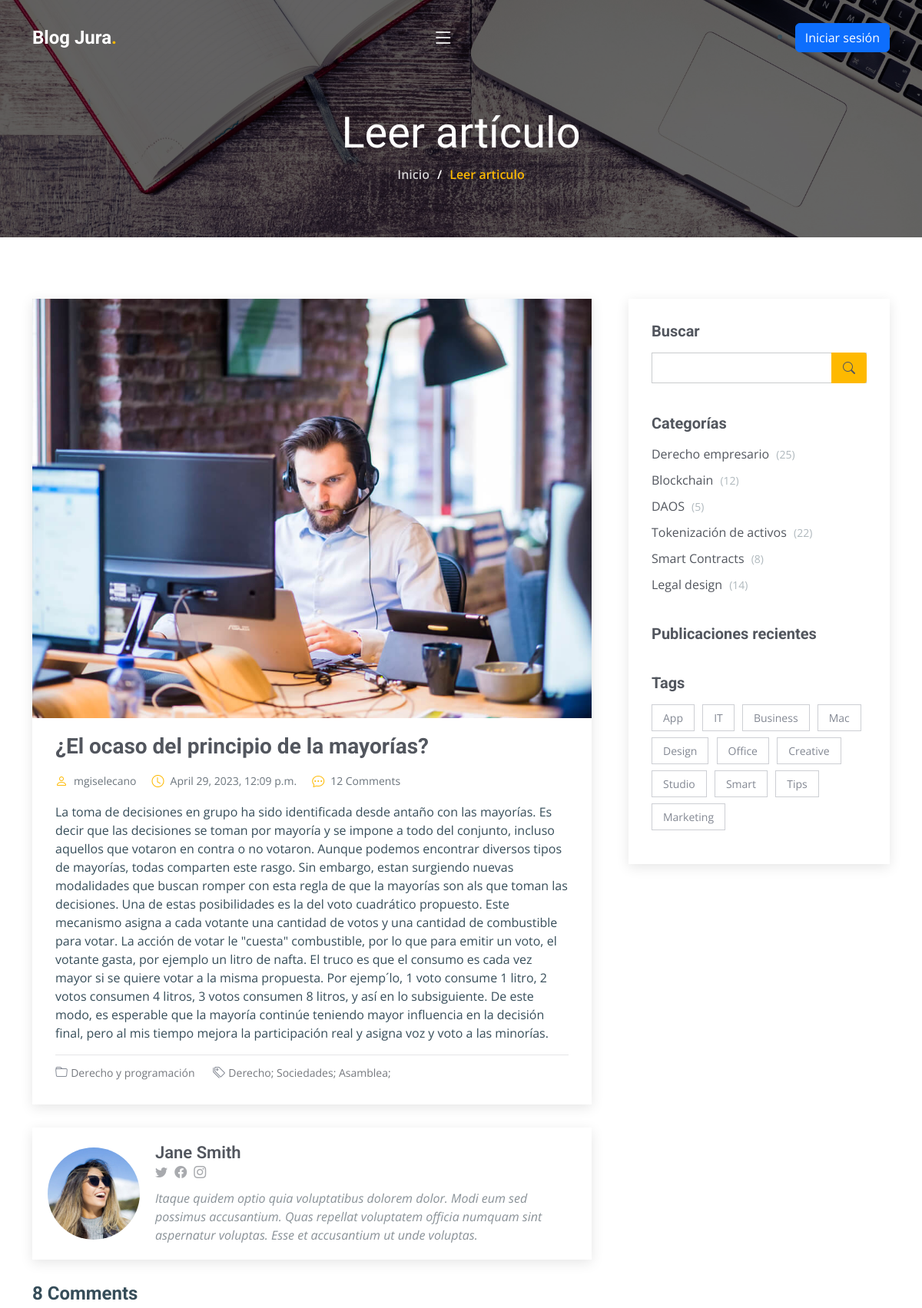
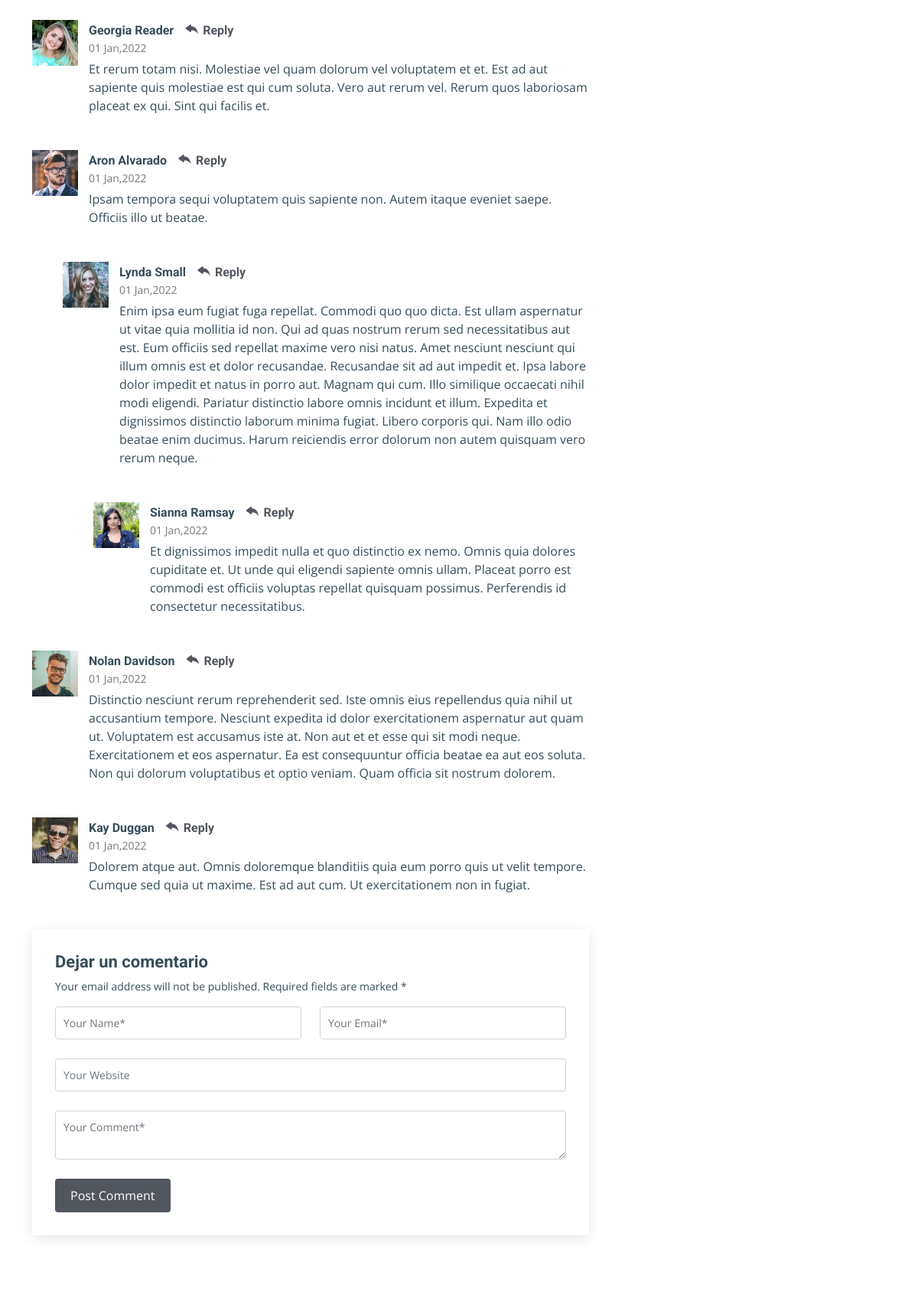
The app's page /blog/blog/post/4/ (upper part) with its own data (2 pictures, top to bottom).
### users_app/models.py (models this page shows, shortened)
class Post(models.Model):
    title = models.CharField(max_length=100, verbose_name="Título")
    content = models.TextField(verbose_name="Contenido")
    pub_date = models.DateTimeField(default=datetime.now, blank=True, verbose_name="Fecha de Publicación")
    author = models.ForeignKey(Author, on_delete=models.CASCADE, verbose_name="Autor")
    tags = models.CharField(default=None, max_length=200, blank=True, verbose_name="Etiquetas")
    category = models.CharField(default="Actualidad", max_length=50, blank=True, verbose_name="Categoría")
    class Meta:
        verbose_name= "Articulo"

class Author(models.Model):
    num_followers = models.IntegerField(default=0,)
    expertise = models.CharField(max_length=100, blank=True, null=True, verbose_name="Especialización")
    academic_titles = models.CharField(max_length=100, blank=True, null=True, verbose_name="Profesión")
    pseudonym = models.CharField(max_length=100, null=True, verbose_name="Alias")
    def __str__(self):
        return self.pseudonym
    class Meta:   #nos permite modificar el comportamiento de la clase en el admin
      verbose_name= "Autor"
      verbose_name_plural = "Autores"
      ordering = ("pseudonym",)  #recibe una tupla
      unique_together = ["pseudonym",]   #puede recibir lista o tupla

### users_app/views.py (the view)
# urls.py: path('blog/post/<int:pk>/', Post_detail.as_view(), name='Leer mas'),
class Post_detail(DetailView):
    model = Post
    template_name = "post_detail.html"
    context_object_name = "post_detail_view"

### users_app/templates/post_detail.html (shortened to what this page needs)
{% extends 'main.html' %}
{% load static %}
{% block contenidoquecambia %}
    <div class="breadcrumbs d-flex align-items-center" style="background-image: url({% static 'assets/img/book2.jpg' %});">
      <div class="container position-relative d-flex flex-column align-items-center" data-aos="fade">
        <h2>Leer artículo</h2>
        <ol>
          <li><a href="{% url 'Inicio' %}">Inicio</a></li>
          <li>Leer articulo</li>
        </ol>
      </div>
    </div>
<section id="blog" class="blog">
  <div class="container" data-aos="fade-up" data-aos-delay="100">
    <div class="row g-5">
      <div class="col-lg-8">
        <article class="blog-details">
          <div class="post-img">
            <img src="{% static 'assets/img/blog/blog-1.jpg' %}" alt="" class="img-fluid">
          </div>
          <h2 class="title">{{post_detail_view.title}}</h2>
          <div class="meta-top">
            <ul>
              <li class="d-flex align-items-center"><i class="bi bi-person"></i> <a href="blog-details.html">{{post_detail_view.author}}</a></li>
              <li class="d-flex align-items-center"><i class="bi bi-clock"></i> <a href="blog-details.html"><time
                    datetime="2020-01-01">{{post_detail_view.pub_date}}</time></a></li>
              <li class="d-flex align-items-center"><i class="bi bi-chat-dots"></i> <a href="blog-details.html">12
                  Comments</a></li>
            </ul>
          </div>
          <div class="content">
            <p>
              {{ post_detail_view.content }}
            </p>
          </div>
          <div class="meta-bottom">
            <i class="bi bi-folder"></i>
            <ul class="cats">
              <li><a href="#">{{ post_detail_view.category }}</a></li>
            </ul>
            <i class="bi bi-tags"></i>
            <ul class="tags">
              <li><a href="Lista_post">{{ post_detail_view.tags }}</a></li>
          </div>
        </article>
        <div class="post-author d-flex align-items-center">
          <img src="assets/img/blog/blog-author.jpg" class="rounded-circle flex-shrink-0" alt="">
          <div>
            <h4>Jane Smith</h4>
            <div class="social-links">
              <a href="https://twitters.com/#"><i class="bi bi-twitter"></i></a>
              <a href="https://facebook.com/#"><i class="bi bi-facebook"></i></a>
              <a href="https://instagram.com/#"><i class="biu bi-instagram"></i></a>
            </div>
            <p>
              Itaque quidem optio quia voluptatibus dolorem dolor. Modi eum sed possimus accusantium. Quas repellat
              voluptatem officia numquam sint aspernatur voluptas. Esse et accusantium ut unde voluptas.
            </p>
          </div>
        </div>
        <div class="comments">
          <h4 class="comments-count">8 Comments</h4>
          <div id="comment-1" class="comment">
            <div class="d-flex">
              <div class="comment-img"><img src="assets/img/blog/comments-1.jpg" alt=""></div>
              <div>
                <h5><a href="">Georgia Reader</a> <a href="#" class="reply"><i class="bi bi-reply-fill"></i>
                    Reply</a></h5>
                <time datetime="2020-01-01">01 Jan,2022</time>
                <p>
                  Et rerum totam nisi. Molestiae vel quam dolorum vel voluptatem et et. Est ad aut sapiente quis
                  molestiae est qui cum soluta.
                  Vero aut rerum vel. Rerum quos laboriosam placeat ex qui. Sint qui facilis et.
                </p>
              </div>
            </div>
          </div>
          <div id="comment-2" class="comment">
            <div class="d-flex">
              <div class="comment-img"><img src="assets/img/blog/comments-2.jpg" alt=""></div>
              <div>
                <h5><a href="">Aron Alvarado</a> <a href="#" class="reply"><i class="bi bi-reply-fill"></i>
                    Reply</a></h5>
                <time datetime="2020-01-01">01 Jan,2022</time>
                <p>
                  Ipsam tempora sequi voluptatem quis sapiente non. Autem itaque eveniet saepe. Officiis illo ut
                  beatae.
                </p>
              </div>
            </div>
            <div id="comment-reply-1" class="comment comment-reply">
              <div class="d-flex">
                <div class="comment-img"><img src="assets/img/blog/comments-3.jpg" alt=""></div>
                <div>
                  <h5><a href="">Lynda Small</a> <a href="#" class="reply"><i class="bi bi-reply-fill"></i>
                      Reply</a></h5>
                  <time datetime="2020-01-01">01 Jan,2022</time>
                  <p>
                    Enim ipsa eum fugiat fuga repellat. Commodi quo quo dicta. Est ullam aspernatur ut vitae quia
                    mollitia id non. Qui ad quas nostrum rerum sed necessitatibus aut est. Eum officiis sed repellat
                    maxime vero nisi natus. Amet nesciunt nesciunt qui illum omnis est et dolor recusandae.
                    Recusandae sit ad aut impedit et. Ipsa labore dolor impedit et natus in porro aut. Magnam qui
                    cum. Illo similique occaecati nihil modi eligendi. Pariatur distinctio labore omnis incidunt et
                    illum. Expedita et dignissimos distinctio laborum minima fugiat.
                    Libero corporis qui. Nam illo odio beatae enim ducimus. Harum reiciendis error dolorum non autem
                    quisquam vero rerum neque.
                  </p>
                </div>
              </div>
              <div id="comment-reply-2" class="comment comment-reply">
                <div class="d-flex">
                  <div class="comment-img"><img src="assets/img/blog/comments-4.jpg" alt=""></div>
                  <div>
                    <h5><a href="">Sianna Ramsay</a> <a href="#" class="reply"><i class="bi bi-reply-fill"></i>
                        Reply</a></h5>
                    <time datetime="2020-01-01">01 Jan,2022</time>
                    <p>
                      Et dignissimos impedit nulla et quo distinctio ex nemo. Omnis quia dolores cupiditate et. Ut
                      unde qui eligendi sapiente omnis ullam. Placeat porro est commodi est officiis voluptas
                      repellat quisquam possimus. Perferendis id consectetur necessitatibus.
                    </p>
                  </div>
                </div>
              </div>
            </div>
          </div>
          <div id="comment-3" class="comment">
            <div class="d-flex">
              <div class="comment-img"><img src="assets/img/blog/comments-5.jpg" alt=""></div>
              <div>
                <h5><a href="">Nolan Davidson</a> <a href="#" class="reply"><i class="bi bi-reply-fill"></i>
                    Reply</a></h5>
                <time datetime="2020-01-01">01 Jan,2022</time>
                <p>
                  Distinctio nesciunt rerum reprehenderit sed. Iste omnis eius repellendus quia nihil ut accusantium
                  tempore. Nesciunt expedita id dolor exercitationem aspernatur aut quam ut. Voluptatem est
                  accusamus iste at.
                  Non aut et et esse qui sit modi neque. Exercitationem et eos aspernatur. Ea est consequuntur
                  officia beatae ea aut eos soluta. Non qui dolorum voluptatibus et optio veniam. Quam officia sit
                  nostrum dolorem.
                </p>
              </div>
            </div>
          </div>
          <div id="comment-4" class="comment">
            <div class="d-flex">
              <div class="comment-img"><img src="assets/img/blog/comments-6.jpg" alt=""></div>
              <div>
                <h5><a href="">Kay Duggan</a> <a href="#" class="reply"><i class="bi bi-reply-fill"></i> Reply</a>
                </h5>
                <time datetime="2020-01-01">01 Jan,2022</time>
                <p>
                  Dolorem atque aut. Omnis doloremque blanditiis quia eum porro quis ut velit tempore. Cumque sed
                  quia ut maxime. Est ad aut cum. Ut exercitationem non in fugiat.
                </p>
              </div>
            </div>
          </div>
          <div class="reply-form">
            <h4>Dejar un comentario</h4>
            <p>Your email address will not be published. Required fields are marked * </p>
            <form action="">
              <div class="row">
                <div class="col-md-6 form-group">
                  <input name="name" type="text" class="form-control" placeholder="Your Name*">
                </div>
                <div class="col-md-6 form-group">
                  <input name="email" type="text" class="form-control" placeholder="Your Email*">
                </div>
              </div>
              <div class="row">
                <div class="col form-group">
                  <input name="website" type="text" class="form-control" placeholder="Your Website">
                </div>
              </div>
              <div class="row">
                <div class="col form-group">
                  <textarea name="comment" class="form-control" placeholder="Your Comment*"></textarea>
                </div>
              </div>
              <button type="submit" class="btn btn-primary">Post Comment</button>
            </form>
          </div>
        </div>
      </div>
      <div class="col-lg-4">
        <div class="sidebar">
          <div class="sidebar-item search-form">
            <h3 class="sidebar-title">Buscar</h3>
            <form action="" class="mt-3">
              <input type="text">
              <button type="submit"><i class="bi bi-search"></i></button>
            </form>
          </div>
          <div class="sidebar-item categories">
            <h3 class="sidebar-title">Categorías</h3>
            <ul class="mt-3">
              <li><a href="#">Derecho empresario <span>(25)</span></a></li>
              <li><a href="#">Blockchain <span>(12)</span></a></li>
              <li><a href="#">DAOS <span>(5)</span></a></li>
              <li><a href="#">Tokenización de activos <span>(22)</span></a></li>
              <li><a href="#">Smart Contracts <span>(8)</span></a></li>
              <li><a href="#">Legal design <span>(14)</span></a></li>
            </ul>
          </div>
          <div class="sidebar-item recent-posts">
            <h3 class="sidebar-title">Publicaciones recientes</h3>
          </div>
          <div class="sidebar-item tags">
            <h3 class="sidebar-title">Tags</h3>
            <ul class="mt-3">
              <li><a href="#">App</a></li>
              <li><a href="#">IT</a></li>
              <li><a href="#">Business</a></li>
              <li><a href="#">Mac</a></li>
              <li><a href="#">Design</a></li>
              <li><a href="#">Office</a></li>
              <li><a href="#">Creative</a></li>
              <li><a href="#">Studio</a></li>
              <li><a href="#">Smart</a></li>
              <li><a href="#">Tips</a></li>
              <li><a href="#">Marketing</a></li>
            </ul>
          </div>
        </div>
      </div>
    </div>
  </div>
</section>
{% endblock contenidoquecambia %}

### records on screen
Post: title "¿El ocaso del principio de la mayorías?", author "mgiselecano", pub_date "April 29, 2023, 12:09 p.m.", content "La toma de decisiones en grupo ha sido identificada desde antaño con las mayorías. Es decir que las decisiones se toman por mayoría y se impone a todo del conjunto, incluso aquellos que votaron en contra o no votaron. Aunque podemos encontrar diversos tipos de mayorías, todas comparten este rasgo. Sin embargo, estan surgiendo nuevas modalidades que buscan romper con esta regla de que la mayorías son als que toman las decisiones. Una de estas posibilidades es la del voto cuadrático propuesto. Este mecanismo asigna a cada votante una cantidad de votos y una cantidad de combustible para votar. La acción de votar le \"cuesta\" combustible, por lo que para emitir un voto, el votante gasta, por…", category "Derecho y programación", tags "Derecho; Sociedades; Asamblea;"
